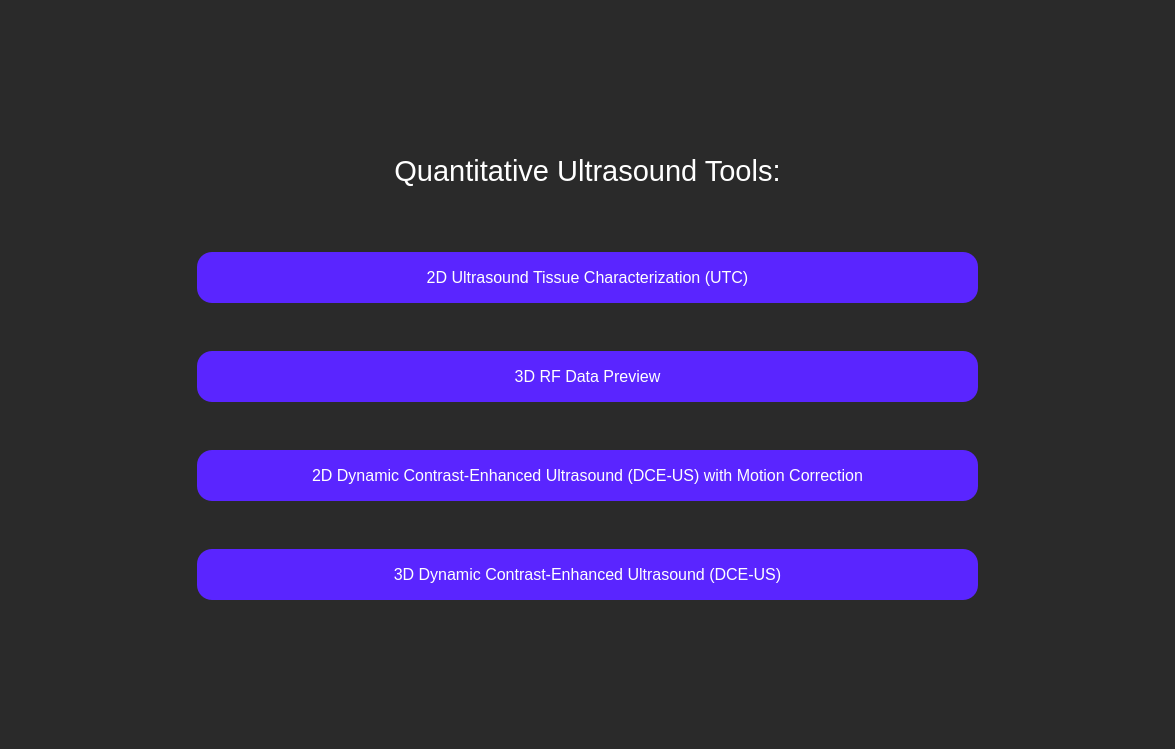
<?xml version="1.0" encoding="UTF-8"?>
<ui version="4.0">
 <class>WelcomePage</class>
 <widget class="QWidget" name="WelcomePage">
  <property name="geometry">
   <rect>
    <x>0</x>
    <y>0</y>
    <width>1175</width>
    <height>749</height>
   </rect>
  </property>
  <property name="sizePolicy">
   <sizepolicy hsizetype="Expanding" vsizetype="Expanding">
    <horstretch>0</horstretch>
    <verstretch>0</verstretch>
   </sizepolicy>
  </property>
  <property name="windowTitle">
   <string>QuantUS Tools</string>
  </property>
  <property name="styleSheet">
   <string notr="true">QWidget {
	background: rgb(42, 42, 42);
}</string>
  </property>
  <widget class="QWidget" name="verticalLayoutWidget">
   <property name="geometry">
    <rect>
     <x>-3</x>
     <y>-5</y>
     <width>1181</width>
     <height>751</height>
    </rect>
   </property>
   <layout class="QVBoxLayout" name="verticalLayout">
    <property name="leftMargin">
     <number>200</number>
    </property>
    <property name="topMargin">
     <number>100</number>
    </property>
    <property name="rightMargin">
     <number>200</number>
    </property>
    <property name="bottomMargin">
     <number>100</number>
    </property>
    <item>
     <widget class="QLabel" name="UTCLabel">
      <property name="sizePolicy">
       <sizepolicy hsizetype="Preferred" vsizetype="Fixed">
        <horstretch>0</horstretch>
        <verstretch>0</verstretch>
       </sizepolicy>
      </property>
      <property name="minimumSize">
       <size>
        <width>0</width>
        <height>51</height>
       </size>
      </property>
      <property name="styleSheet">
       <string notr="true">QLabel {
	font-size: 29px;
	color: rgb(255, 255, 255);
	background-color: rgba(255, 255, 255, 0);
}</string>
      </property>
      <property name="text">
       <string>Quantitative Ultrasound Tools:</string>
      </property>
      <property name="textFormat">
       <enum>Qt::AutoText</enum>
      </property>
      <property name="scaledContents">
       <bool>false</bool>
      </property>
      <property name="alignment">
       <set>Qt::AlignCenter</set>
      </property>
      <property name="wordWrap">
       <bool>true</bool>
      </property>
     </widget>
    </item>
    <item>
     <widget class="QPushButton" name="utc2dButton">
      <property name="minimumSize">
       <size>
        <width>0</width>
        <height>51</height>
       </size>
      </property>
      <property name="toolTip">
       <string>&lt;html&gt;&lt;head/&gt;&lt;body&gt;&lt;p&gt;&lt;br/&gt;&lt;/p&gt;&lt;/body&gt;&lt;/html&gt;</string>
      </property>
      <property name="styleSheet">
       <string notr="true">QPushButton {
	color: white;
	font-size: 16px;
	background: rgb(90, 37, 255);
	border-radius: 15px;
}</string>
      </property>
      <property name="text">
       <string>2D Ultrasound Tissue Characterization (UTC)</string>
      </property>
     </widget>
    </item>
    <item>
     <widget class="QPushButton" name="utc3dButton">
      <property name="minimumSize">
       <size>
        <width>0</width>
        <height>51</height>
       </size>
      </property>
      <property name="toolTip">
       <string>&lt;html&gt;&lt;head/&gt;&lt;body&gt;&lt;p&gt;&lt;br/&gt;&lt;/p&gt;&lt;/body&gt;&lt;/html&gt;</string>
      </property>
      <property name="styleSheet">
       <string notr="true">QPushButton {
	color: white;
	font-size: 16px;
	background: rgb(90, 37, 255);
	border-radius: 15px;
}</string>
      </property>
      <property name="text">
       <string>3D RF Data Preview</string>
      </property>
     </widget>
    </item>
    <item>
     <widget class="QPushButton" name="dceus2dButton">
      <property name="minimumSize">
       <size>
        <width>0</width>
        <height>51</height>
       </size>
      </property>
      <property name="toolTip">
       <string>&lt;html&gt;&lt;head/&gt;&lt;body&gt;&lt;p&gt;&lt;br/&gt;&lt;/p&gt;&lt;/body&gt;&lt;/html&gt;</string>
      </property>
      <property name="styleSheet">
       <string notr="true">QPushButton {
	color: white;
	font-size: 16px;
	background: rgb(90, 37, 255);
	border-radius: 15px;
}</string>
      </property>
      <property name="text">
       <string>2D Dynamic Contrast-Enhanced Ultrasound (DCE-US) with Motion Correction</string>
      </property>
     </widget>
    </item>
    <item>
     <widget class="QPushButton" name="dceus3dButton">
      <property name="minimumSize">
       <size>
        <width>0</width>
        <height>51</height>
       </size>
      </property>
      <property name="toolTip">
       <string>&lt;html&gt;&lt;head/&gt;&lt;body&gt;&lt;p&gt;&lt;br/&gt;&lt;/p&gt;&lt;/body&gt;&lt;/html&gt;</string>
      </property>
      <property name="styleSheet">
       <string notr="true">QPushButton {
	color: white;
	font-size: 16px;
	background: rgb(90, 37, 255);
	border-radius: 15px;
}</string>
      </property>
      <property name="text">
       <string>3D Dynamic Contrast-Enhanced Ultrasound (DCE-US)</string>
      </property>
     </widget>
    </item>
   </layout>
  </widget>
 </widget>
 <resources/>
 <connections/>
</ui>
